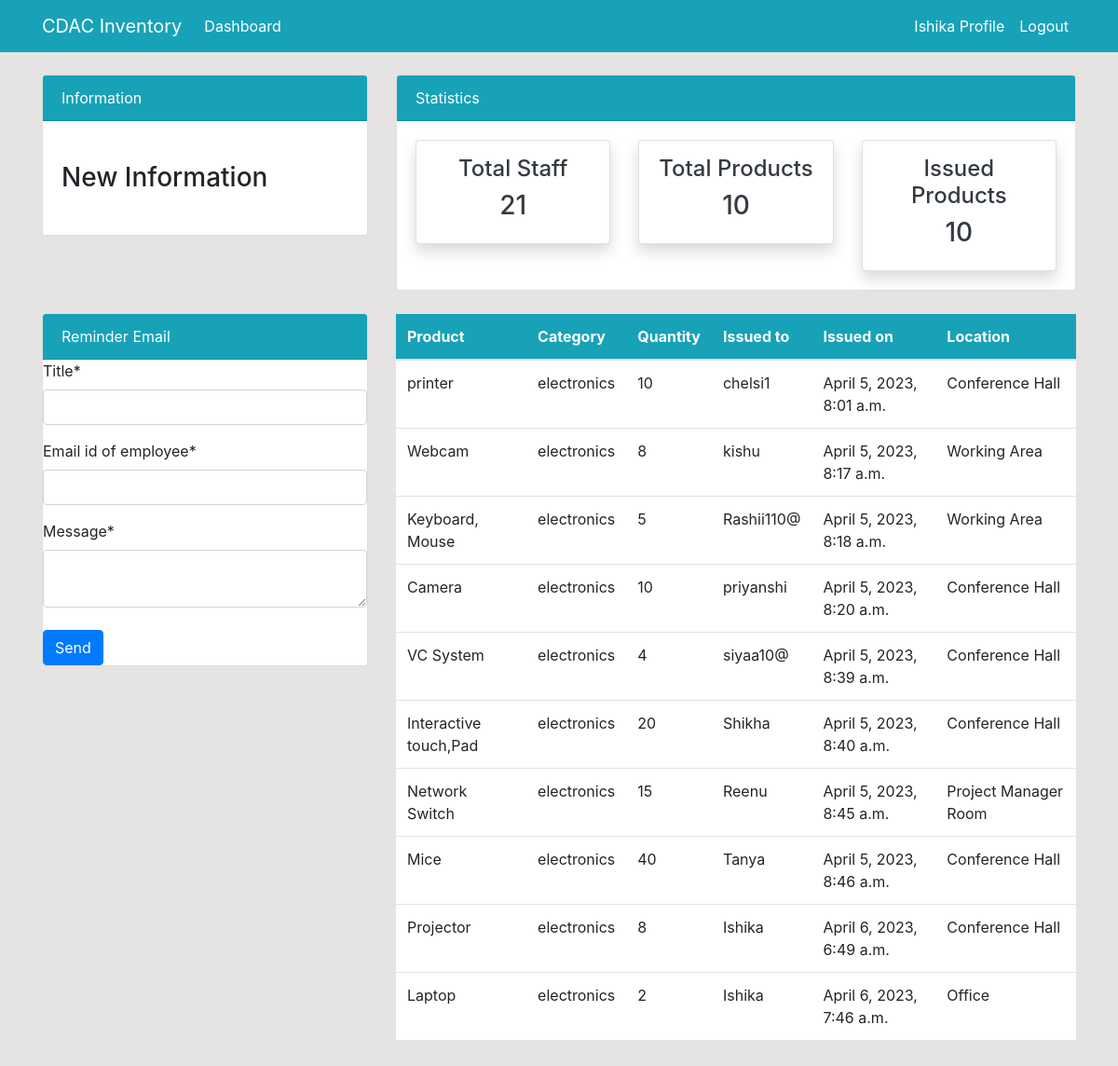
/issueditems/ (signed in), run on the app's committed database.
### dashboard/models.py (models this page shows, shortened)
class Issued_Items(models.Model):
    product=models.ForeignKey(Product,on_delete=models.CASCADE,null=True)
    staff=models.ForeignKey(User,models.CASCADE,null=True)
    issueditem_quantity=models.PositiveIntegerField(null=True)
    date=models.DateTimeField(auto_now_add=True)
    location=models.CharField(max_length=50,null=True)
    class Meta:
        verbose_name_plural='Issued_Items'

class Product(models.Model):
    asset=models.CharField(max_length=30,null=True)
    sno=models.CharField(max_length=15,null=True)
    name=models.CharField(max_length=100,null=True)
    category=models.CharField(max_length=20,choices=category,null=True)
    quantity=models.PositiveIntegerField(null=True)
    model=models.CharField(max_length=300,null=True)
    barcode=models.ImageField(upload_to='images/',null=True)
    price=models.PositiveIntegerField(null=True)
    class Meta:
        verbose_name_plural='Product'

### dashboard/views.py (the view)
# urls.py: path('issueditems/',views.issued_items,name='dashboardissueditems'),
@login_required
def issued_items(request):
 items=Issued_Items.objects.all()
 items_count = items.count()
 workers_count =User.objects.all().count()
 product_count =Product.objects.all().count()
 if request.method=='POST':
        emailform=sendemailform(request.POST)
        if emailform.is_valid():
            name=emailform.cleaned_data['title']
            toemail=emailform.cleaned_data['empemail']
            message=emailform.cleaned_data['message']
            send_mail(name,message,'settings.EMAIL_HOST_USER',[toemail],fail_silently=False)
            return redirect('dashboardindex')
 else:
    emailform=sendemailform()
 context={
     'items':items,
     'workers_count': workers_count,
     'items_count': items_count,
     'product_count': product_count,
     'emailform':emailform,
 }
 return render(request,'dashboard/issueditems.html',context)

### dashboard/forms.py
class sendemailform(forms.Form):
    title=forms.CharField(label='Title',max_length=250)
    empemail=forms.EmailField(label='Email id of employee')
    message=forms.CharField(widget=forms.Textarea(attrs={"rows":2, "cols":25}))

### template/dashboard/issueditems.html (shortened to what this page needs)
{% extends 'partials/base.html' %}
{% block content %}
{% include 'partials/topnav.html'%}
{% load crispy_forms_tags %}
<div class="container">
    <div class="row my-4">
        <div class="col-md-4">
            <div class="card">
                <div class="card-header bg-info text-white">
                    Reminder Email
                </div>
                <form method="POST" >
                    {{ emailform|crispy }}
                    <button class="btn btn-primary mt-2" type="submit">Send</button>
                </form>
            </div>
        </div>
        <div class="col-md-8">
            <table class="table bg-white">
                <thead class="bg-info">
                    <tr class="text-white">
                        <th scope="col">Product</th>
                        <th scope="col">Category</th>
                        <th scope="col">Quantity</th>
                        <th scope="col">Issued to</th>
                        <th scope="col">Issued on</th>
                        <th scope="col">Location</th>
                    </tr>
                </thead>
                <tbody>
                    {% for items in items %}
                    <tr>
                        <td>{{ items.product.name }}</td>
                        <td>{{ items.product.category }}</td>
                        <td>{{ items.issueditem_quantity }}</td>
                        <td>
                            {{ items.staff.username }}
                        </td>
                        <td>
                            {{ items.date }}
                        </td>
                        <td>{{ items.location }}</td>
                    </tr>
                    {% endfor %}
                </tbody>
            </table>
        </div>
    </div>
</div>
{% endblock %}

### template/partials/nav.html (shortened to what this page needs)
<nav class="navbar navbar-expand-lg navbar-info bg-info">
    {% if user.is_authenticated %}
    <div class="container">
        <a class="navbar-brand text-white" href="{% url 'dashboardindex'%}">CDAC Inventory</a>
        <div class="collapse navbar-collapse" id="navbarSupportedContent">
            <ul class="navbar-nav mr-auto">
                <li class="nav-item active">
                    <a class="nav-link text-white" href="{% url 'dashboardindex'%}">Dashboard </a>
                </li>
            </ul>
            <ul class="navbar-nav ml-auto">
                <li class="nav-item active">
                    <a class="nav-link text-white" href="{% url 'user-profile' %}">{{ user.username }} Profile </a>
                </li>
                <li class="nav-item">
                    <a class="nav-link text-white" href="{% url 'user-logout' %}">Logout</a>
                </li>
            </ul>
            {% endif %}
        </div>
    </div>
</nav>

### static/style.css (style rules this page uses)
body { background: rgb(230, 227, 227); }

### data on the page
Issued_Items: product.name "printer", product.category "electronics", issueditem_quantity "10", staff.username "chelsi1", date "April 5, 2023, 8:01 a.m.", location "Conference Hall"
Issued_Items: product.name "Webcam", product.category "electronics", issueditem_quantity "8", staff.username "kishu", date "April 5, 2023, 8:17 a.m.", location "Working Area"
Issued_Items: product.name "Keyboard, Mouse", product.category "electronics", issueditem_quantity "5", staff.username "Rashii110@", date "April 5, 2023, 8:18 a.m.", location "Working Area"
Issued_Items: product.name "Camera", product.category "electronics", issueditem_quantity "10", staff.username "priyanshi", date "April 5, 2023, 8:20 a.m.", location "Conference Hall"
Issued_Items: product.name "VC System", product.category "electronics", issueditem_quantity "4", staff.username "siyaa10@", date "April 5, 2023, 8:39 a.m.", location "Conference Hall"
Issued_Items: product.name "Interactive touch,Pad", product.category "electronics", issueditem_quantity "20", staff.username "Shikha", date "April 5, 2023, 8:40 a.m.", location "Conference Hall"
Issued_Items: product.name "Network Switch", product.category "electronics", issueditem_quantity "15", staff.username "Reenu", date "April 5, 2023, 8:45 a.m.", location "Project Manager Room"
Issued_Items: product.name "Mice", product.category "electronics", issueditem_quantity "40", staff.username "Tanya", date "April 5, 2023, 8:46 a.m.", location "Conference Hall"
Issued_Items: product.name "Projector", product.category "electronics", issueditem_quantity "8", staff.username "Ishika", date "April 6, 2023, 6:49 a.m.", location "Conference Hall"
Issued_Items: product.name "Laptop", product.category "electronics", issueditem_quantity "2", staff.username "Ishika", date "April 6, 2023, 7:46 a.m.", location "Office"

### other printed values
{{ user.username }} "Ishika"
{{ workers_count }} "21"
{{ product_count }} "10"
{{ items_count }} "10"
